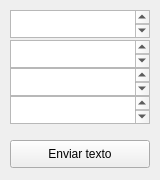
<?xml version="1.0" encoding="UTF-8"?>
<ui version="4.0">
 <class>Form</class>
 <widget class="QWidget" name="Form">
  <property name="geometry">
   <rect>
    <x>0</x>
    <y>0</y>
    <width>160</width>
    <height>180</height>
   </rect>
  </property>
  <property name="windowTitle">
   <string>Form</string>
  </property>
  <widget class="QPlainTextEdit" name="oled_text1">
   <property name="geometry">
    <rect>
     <x>10</x>
     <y>40</y>
     <width>140</width>
     <height>28</height>
    </rect>
   </property>
   <property name="sizePolicy">
    <sizepolicy hsizetype="Fixed" vsizetype="Fixed">
     <horstretch>0</horstretch>
     <verstretch>0</verstretch>
    </sizepolicy>
   </property>
   <property name="font">
    <font>
     <family>Ubuntu Mono</family>
     <pointsize>12</pointsize>
     <weight>75</weight>
     <bold>true</bold>
    </font>
   </property>
   <property name="lineWrapMode">
    <enum>QPlainTextEdit::WidgetWidth</enum>
   </property>
   <property name="plainText">
    <string/>
   </property>
   <property name="overwriteMode">
    <bool>false</bool>
   </property>
  </widget>
  <widget class="QPushButton" name="send_button">
   <property name="geometry">
    <rect>
     <x>10</x>
     <y>140</y>
     <width>140</width>
     <height>28</height>
    </rect>
   </property>
   <property name="sizePolicy">
    <sizepolicy hsizetype="Fixed" vsizetype="Fixed">
     <horstretch>0</horstretch>
     <verstretch>0</verstretch>
    </sizepolicy>
   </property>
   <property name="text">
    <string>Enviar texto</string>
   </property>
  </widget>
  <widget class="QPlainTextEdit" name="oled_title">
   <property name="geometry">
    <rect>
     <x>10</x>
     <y>10</y>
     <width>140</width>
     <height>28</height>
    </rect>
   </property>
   <property name="sizePolicy">
    <sizepolicy hsizetype="Fixed" vsizetype="Fixed">
     <horstretch>0</horstretch>
     <verstretch>0</verstretch>
    </sizepolicy>
   </property>
   <property name="font">
    <font>
     <family>Ubuntu Mono</family>
     <pointsize>12</pointsize>
     <weight>75</weight>
     <bold>true</bold>
    </font>
   </property>
   <property name="lineWrapMode">
    <enum>QPlainTextEdit::NoWrap</enum>
   </property>
  </widget>
  <widget class="QPlainTextEdit" name="oled_text2">
   <property name="geometry">
    <rect>
     <x>10</x>
     <y>68</y>
     <width>140</width>
     <height>28</height>
    </rect>
   </property>
   <property name="sizePolicy">
    <sizepolicy hsizetype="Fixed" vsizetype="Fixed">
     <horstretch>0</horstretch>
     <verstretch>0</verstretch>
    </sizepolicy>
   </property>
   <property name="font">
    <font>
     <family>Ubuntu Mono</family>
     <pointsize>12</pointsize>
     <weight>75</weight>
     <bold>true</bold>
    </font>
   </property>
   <property name="lineWrapMode">
    <enum>QPlainTextEdit::WidgetWidth</enum>
   </property>
   <property name="plainText">
    <string/>
   </property>
   <property name="overwriteMode">
    <bool>false</bool>
   </property>
  </widget>
  <widget class="QPlainTextEdit" name="oled_text3">
   <property name="geometry">
    <rect>
     <x>10</x>
     <y>96</y>
     <width>140</width>
     <height>28</height>
    </rect>
   </property>
   <property name="sizePolicy">
    <sizepolicy hsizetype="Fixed" vsizetype="Fixed">
     <horstretch>0</horstretch>
     <verstretch>0</verstretch>
    </sizepolicy>
   </property>
   <property name="font">
    <font>
     <family>Ubuntu Mono</family>
     <pointsize>12</pointsize>
     <weight>75</weight>
     <bold>true</bold>
    </font>
   </property>
   <property name="lineWrapMode">
    <enum>QPlainTextEdit::WidgetWidth</enum>
   </property>
   <property name="plainText">
    <string/>
   </property>
   <property name="overwriteMode">
    <bool>false</bool>
   </property>
  </widget>
 </widget>
 <resources/>
 <connections/>
</ui>
